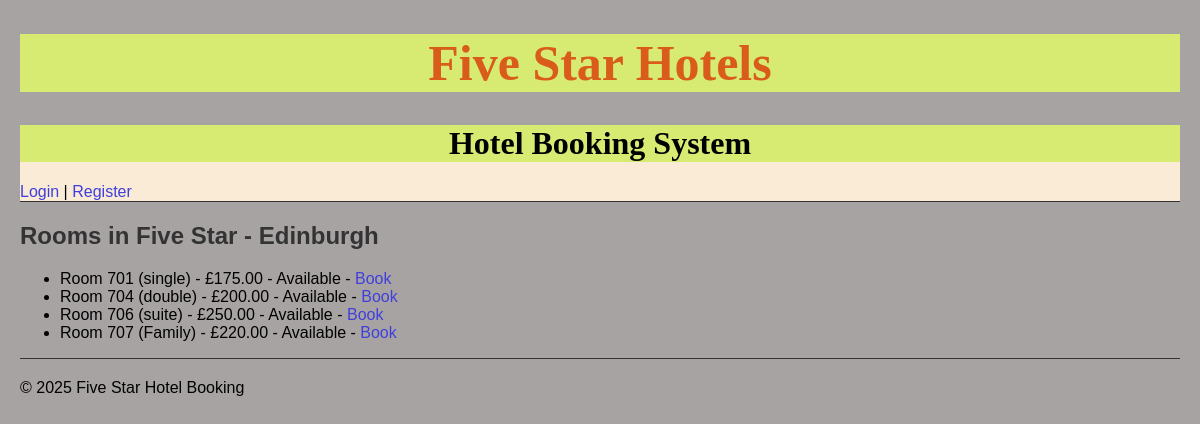
Screenshot of /hotel/3 with the database file from the repository.
### booking/models.py (models this page shows, shortened)
class Hotel(models.Model):
    name = models.CharField(max_length=100)
    location = models.CharField(max_length=100)
    description = models.TextField()

class Room(models.Model):
    ROOM_TYPES = [
        ('single', 'Single'),
        ('double', 'Double'),
        ('suite', 'Suite'),
        ('family', 'Family'),
    ]
    hotel = models.ForeignKey(Hotel, on_delete=models.CASCADE, related_name='rooms')
    room_number = models.CharField(max_length=10)
    room_type = models.CharField(max_length=10, choices=ROOM_TYPES)
    price_per_night = models.DecimalField(max_digits=6, decimal_places=2)
    is_available = models.BooleanField(default=True)

### booking/views.py (the view)
# urls.py: path('hotel/<int:hotel_id>', views.room_list, name='room_list'),
def room_list(request, hotel_id):
    hotel = get_object_or_404(Hotel, pk=hotel_id)
    rooms = hotel.rooms.all()
    return render(request, 'booking/room_list.html', {'hotel': hotel, 'rooms': rooms})

### booking/templates/booking/room_list.html
{% extends 'base.html' %}
{% block content %}
<h2>Rooms in {{ hotel.name }}</h2>
<ul>
  {% for room in rooms %}
    <li>
      Room {{ room.room_number }} ({{ room.room_type }}) - £{{ room.price_per_night }}
      {% if room.is_available %}
        - Available - <a href="{% url 'admin_book_room' room.id %}">Book</a>
        {% elif room.is_canceled %}
        - Available (Canceled Booking) - <a href="{% url 'admin_cancel_booking' booking.id %}">Book</a>
      {% else %}
        - Available - <a href="{% url 'admin_book_room' room.id %}">Book</a>
      {% endif %}
    </li>
  {% empty %}
    <li>No rooms available.</li>
  {% endfor %}
</ul>
{% endblock %}

### static/css/style.css (style rules this page uses)
body { font-family: Arial, sans-serif; margin: 20px; background-color: hwb(0 64% 34%); }
h1, h2 { color: #333; }
a { text-decoration: none; color:#3f3fdb; }

### rows the page displays
Hotel: name "Five Star - Edinburgh"
Room: room_number "701", room_type "single", price_per_night "175.00", is_available "- Available -"
Room: room_number "704", room_type "double", price_per_night "200.00", is_available "- Available -"
Room: room_number "706", room_type "suite", price_per_night "250.00", is_available "- Available -"
Room: room_number "707", room_type "Family", price_per_night "220.00", is_available "- Available -"
